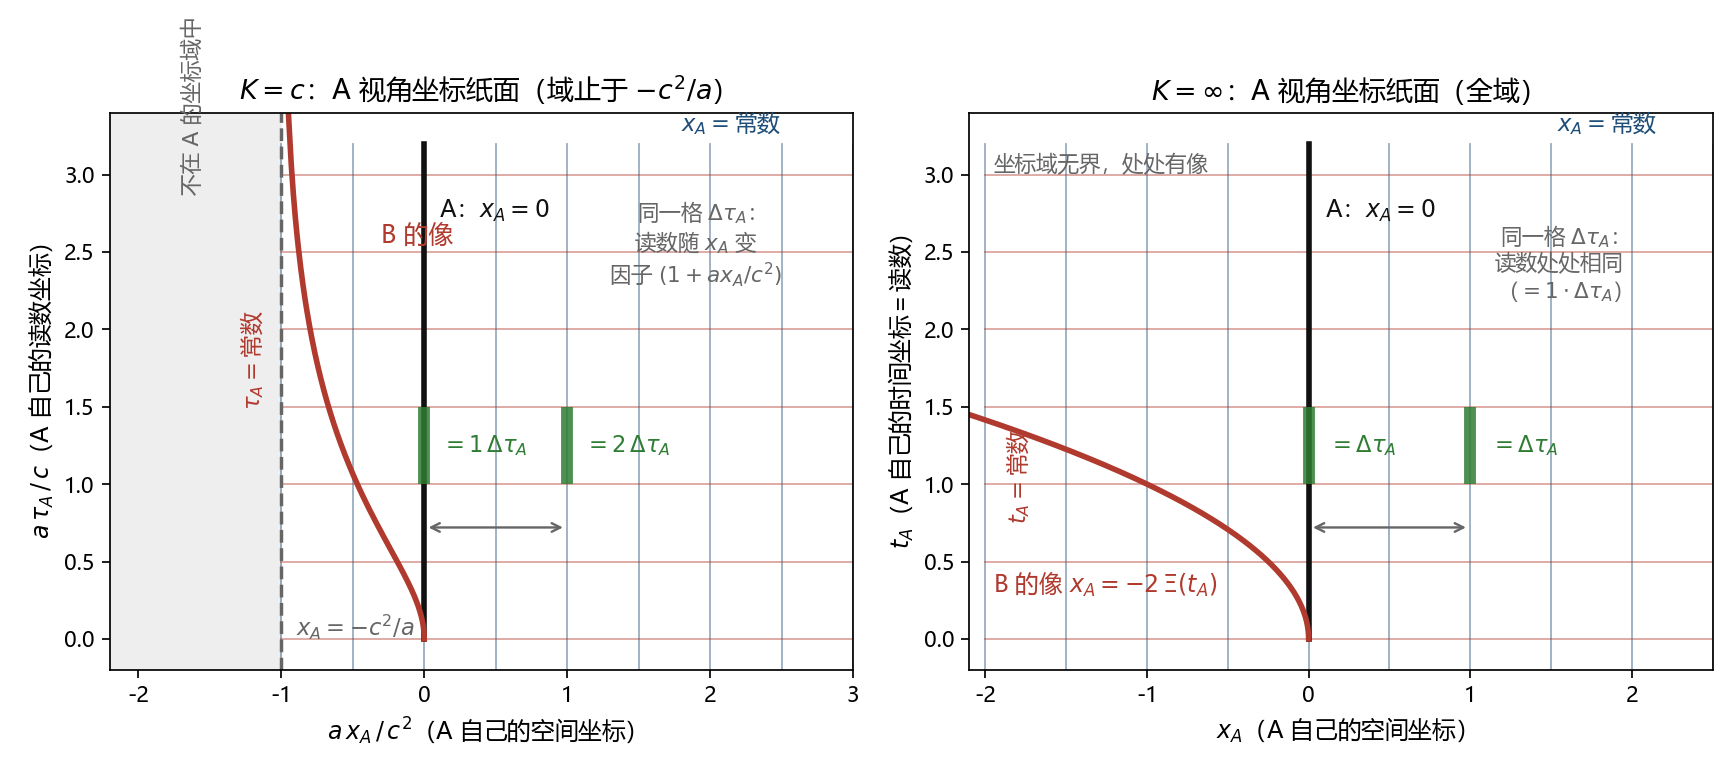

Recreate this plot in Python.
# -*- coding: utf-8 -*-
"""
第 14 章配图（修订版）：**以 A 自己的坐标为纸面**的视角图。

与旧图的根本差别：旧图把 A 的坐标网格叠在惯性坐标 (t,x) 上——那张纸属于
第三方；本图的横轴是 A 自己的空间坐标 x_A、纵轴是 A 自己的读数坐标 tau_A，
画面上不出现任何第三方坐标。

左  K=c    : 坐标域止于 x_A = -1（单位 a=1）；同一格 dtau_A 在不同 x_A 处
             代表的读数不同，因子为 (1 + a x_A / c^2)。
右  K=oo   : 坐标域无界；同一格 dtau_A 处处代表同一个读数。
"""
import numpy as np
import matplotlib
matplotlib.use("Agg")
import matplotlib.pyplot as plt
import sympy as sp

for f, s in (("font.sans-serif", ["Microsoft YaHei", "SimHei", "DejaVu Sans"]),
             ("axes.unicode_minus", False)):
    plt.rcParams[f] = s

BLUE, RED, GREEN, GREY, BLACK = "#1f4e79", "#b03a2e", "#2e7d32", "#666666", "#111111"

# ------------------------------------------------------------------ 符号核验
u, rho = sp.symbols("u rho", positive=True)
print("=== 核验 1：B 的像在 A 视角坐标中的方程 ===")
rho_sq = sp.simplify(sp.expand((2 - sp.cosh(u)) ** 2 - sp.sinh(u) ** 2))
print("  rho^2 =", rho_sq)
num = [(0.3, float(sp.sqrt(5 - 4 * sp.cosh(0.3)))),
       (0.5, float(sp.sqrt(5 - 4 * sp.cosh(0.5)))),
       (float(sp.log(2)), float(sp.sqrt(5 - 4 * sp.cosh(sp.log(2)))))]
for uu, rr in num:
    print(f"  u={uu:.4f}  rho={rr:.6f}  (5-4cosh u)^0.5 校验={float(sp.sqrt(5-4*sp.cosh(uu))):.6f}")
print("  cosh(ln2) =", sp.nsimplify(sp.cosh(sp.log(2))), " -> rho^2 = 0")
# A 视角时间坐标：tanh(a tau_A) = sinh u /(2-cosh u)
print("=== 核验 2：A 视角时间坐标随 u 的行为 ===")
for uu in [0.0, 0.2, 0.4, 0.6, 0.69, 0.693]:
    den = 2 - np.cosh(uu)
    tA = np.arctanh(np.sinh(uu) / den) if den > 0 else float("inf")
    rr = np.sqrt(max(5 - 4 * np.cosh(uu), 0))
    print(f"  u={uu:.3f}  x_A=rho-1={rr-1:+.5f}  a*tau_A={tA:.4f}")
print("  说明：u -> ln2 时 rho -> 0（即 x_A -> -1，域边界），而 a*tau_A -> 无穷。")

print("=== 核验 3：K=oo 支 ===")
t_, x_, Xt = sp.symbols("t x Xt")
print("  线元代入：ds^2 = dt^2，取 x_A = x - Xi(t) 后 ds^2 = dt_A^2，加速轨迹 Xi 不进入。")

# ------------------------------------------------------------------ 图
fig, axes = plt.subplots(1, 2, figsize=(11.2, 5.0))

# ---------- (a) K = c ：单位 a = 1，域 x_A > -1 ----------
ax = axes[0]
ax.axhspan(-10, 10, color="#f2f6fa", zorder=0)
ax.axvspan(-1.0, 6, color="#ffffff", zorder=0)
# 域外（x_A < -1）：不属于 A 的坐标域
ax.axvspan(-2.2, -1.0, color="#eeeeee", zorder=0, hatch="///")

# A 自己的坐标网格（在自己的纸面上是均匀正交直线）
for xv in np.arange(-1.0, 3.01, 0.5):
    ax.plot([xv, xv], [-0.2, 3.2], color=BLUE, lw=0.85, alpha=0.45)
for tv in np.arange(0.0, 3.01, 0.5):
    ax.plot([-1.0, 3.0], [tv, tv], color=RED, lw=0.85, alpha=0.45)
ax.text(2.15, 3.28, "$x_A=$常数", fontsize=10.5, color=BLUE, ha="center")
ax.text(-1.30, 1.80, "$\\tau_A=$常数", fontsize=10.5, color=RED, rotation=90, va="center")

# A 的世界线
ax.plot([0, 0], [0, 3.2], color=BLACK, lw=2.6)
ax.text(0.10, 2.72, "A：$x_A=0$", fontsize=11, color=BLACK)

# B 的像（EMAhler u 参数方程）
us = np.linspace(0, np.log(2) - 1e-4, 900)
rr = np.sqrt(np.maximum(5 - 4 * np.cosh(us), 0))
xA = rr - 1.0
tA = np.arctanh(np.sinh(us) / (2 - np.cosh(us)))
ax.plot(xA, tA, color=RED, lw=2.6)
ax.text(-0.30, 2.55, "B 的像", fontsize=11.5, color=RED, rotation=0)

# 读数刻度：同一格 dtau_A 在不同 x_A 处代表的读数
for xv, fac in [(0.0, "1"), (1.0, "2")]:
    ax.plot([xv, xv], [1.0, 1.5], color=GREEN, lw=5.5, alpha=0.85, solid_capstyle="butt")
    ax.text(xv + 0.12, 1.25, f"$={fac}\\,\\Delta\\tau_A$",
            fontsize=10.5, color=GREEN, va="center")
ax.annotate("", xy=(0.0, 0.72), xytext=(1.0, 0.72),
            arrowprops=dict(arrowstyle="<->", color=GREY, lw=1.1))
ax.text(1.90, 2.30, "同一格 $\\Delta\\tau_A$：\n读数随 $x_A$ 变\n因子 $(1+a x_A/c^{2})$",
        fontsize=10, color=GREY, ha="center")

# 域边界
ax.axvline(-1.0, color=GREY, ls="--", lw=1.6)
ax.text(-0.90, -0.02, "$x_A=-c^{2}/a$", fontsize=10.5, color=GREY, va="bottom")
ax.text(-1.62, 2.90, "不在 A 的坐标域中", fontsize=10, color=GREY, ha="center", rotation=90)

ax.set_xlim(-2.2, 3.0); ax.set_ylim(-0.2, 3.4)
ax.set_xlabel("$a\\,x_A\\,/\\,c^{2}$（A 自己的空间坐标）", fontsize=11)
ax.set_ylabel("$a\\,\\tau_A\\,/\\,c$（A 自己的读数坐标）", fontsize=11)
ax.set_title("$K=c$：A 视角坐标纸面（域止于 $-c^{2}/a$）", fontsize=12.5)

# ---------- (b) K = oo ----------
ax = axes[1]
for xv in np.arange(-2.0, 2.51, 0.5):
    ax.plot([xv, xv], [-0.2, 3.2], color=BLUE, lw=0.85, alpha=0.45)
for tv in np.arange(0.0, 3.01, 0.5):
    ax.plot([-2.0, 2.5], [tv, tv], color=RED, lw=0.85, alpha=0.45)
ax.text(1.85, 3.28, "$x_A=$常数", fontsize=10.5, color=BLUE, ha="center")
ax.text(-1.88, 1.05, "$t_A=$常数", fontsize=10.5, color=RED, rotation=90, va="center")

ax.plot([0, 0], [0, 3.2], color=BLACK, lw=2.6)
ax.text(0.10, 2.72, "A：$x_A=0$", fontsize=11, color=BLACK)

# 加速轨迹取 Xi(t) = t^2/2 (任意光滑函数；不进入线元)
tt = np.linspace(0, 1.55, 400)
xB = -2 * (0.5 * tt ** 2)
ax.plot(xB, tt, color=RED, lw=2.6)
ax.text(-1.95, 0.30, "B 的像 $x_A=-2\\,\\Xi(t_A)$", fontsize=11, color=RED)

for xv in [0.0, 1.0]:
    ax.plot([xv, xv], [1.0, 1.5], color=GREEN, lw=5.5, alpha=0.85, solid_capstyle="butt")
    ax.text(xv + 0.12, 1.25, "$=\\Delta\\tau_A$", fontsize=10.5, color=GREEN, va="center")
ax.annotate("", xy=(0.0, 0.72), xytext=(1.0, 0.72),
            arrowprops=dict(arrowstyle="<->", color=GREY, lw=1.1))
ax.text(1.55, 2.20, "同一格 $\\Delta\\tau_A$：\n读数处处相同\n（$=1\\cdot\\Delta\\tau_A$）",
        fontsize=10, color=GREY, ha="center")
ax.text(-1.95, 3.02, "坐标域无界，处处有像", fontsize=10, color=GREY)

ax.set_xlim(-2.1, 2.5); ax.set_ylim(-0.2, 3.4)
ax.set_xlabel("$x_A$（A 自己的空间坐标）", fontsize=11)
ax.set_ylabel("$t_A$（A 自己的时间坐标＝读数）", fontsize=11)
ax.set_title("$K=\\infty$：A 视角坐标纸面（全域）", fontsize=12.5)

fig.tight_layout()
fig.savefig("twins-a-view.png", dpi=155)
print("\n  已输出 twins-a-view.png")
